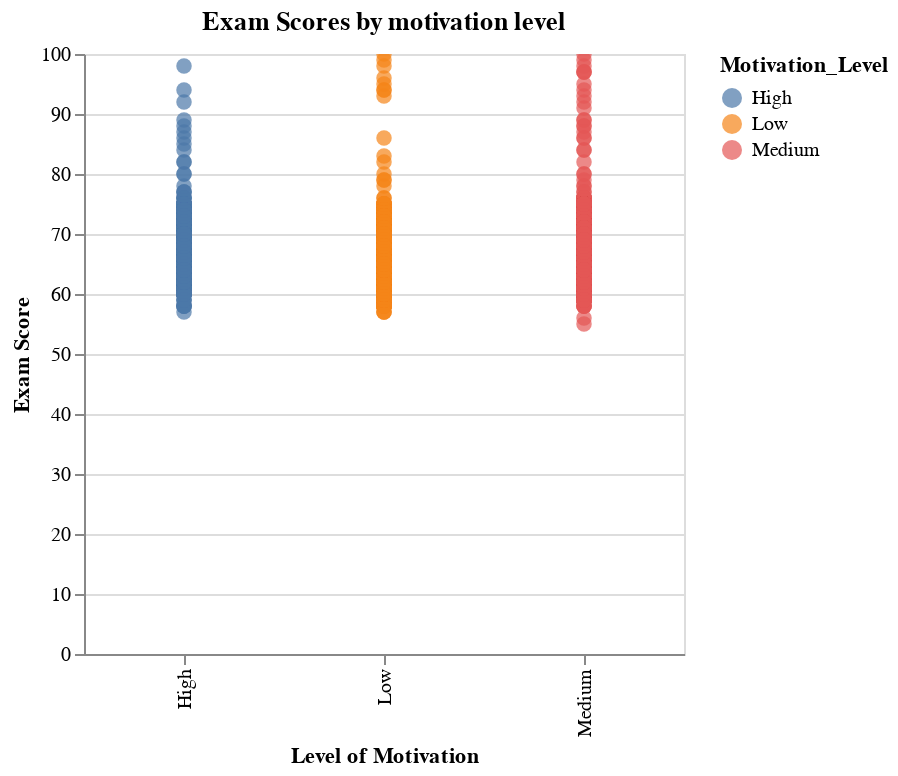

Notebook code for this chart:
### Code cell
#Relationship between motivation level and Exam Score
alt.Chart(study_exam).mark_circle(size=60).encode(
    x=alt.X("Motivation_Level:N", title="Level of Motivation"),
    y=alt.Y("Exam_Score:Q", title="Exam Score"),
    color="Motivation_Level:N",
#Jittering can be simulated with a transform or by using a boxplot + points
).properties(
    title="Exam Scores by motivation level",
    width=300
).interactive()

### Figure 1 — Vega specification as saved in the notebook (floating-point values rounded to 4 significant figures; data arrays with more than 128 entries replaced by an {"elided": "..."} marker saying what was removed)
{"$schema": "https://vega.github.io/schema/vega/v5.json", "data": [{"name": "param_9_store"}, {"name": "source_0", "values": {"elided": "6607 records"}}, {"name": "source_0_x_domain_Motivation_Level", "values": [{"Motivation_Level": "Low"}, {"Motivation_Level": "Medium"}, {"Motivation_Level": "High"}]}, {"name": "source_0_y_domain_Exam_Score", "values": [{"min": 55, "max": 100}]}, {"name": "source_0_color_domain_Motivation_Level", "values": [{"Motivation_Level": "Low"}, {"Motivation_Level": "Medium"}, {"Motivation_Level": "High"}]}], "signals": [{"name": "unit", "value": {}, "on": [{"events": "pointermove", "update": "isTuple(group()) ? group() : unit"}]}, {"name": "param_9", "update": "vlSelectionResolve(\"param_9_store\", \"union\")"}, {"name": "param_9_Motivation_Level", "on": [{"events": [{"source": "view", "type": "dblclick"}], "update": "null"}, {"events": {"signal": "param_9_translate_delta"}, "update": "panLinear(param_9_translate_anchor.extent_x, -param_9_translate_delta.x / width)"}, {"events": {"signal": "param_9_zoom_delta"}, "update": "zoomLinear(domain(\"x\"), param_9_zoom_anchor.x, param_9_zoom_delta)"}]}, {"name": "param_9_Exam_Score", "on": [{"events": [{"source": "view", "type": "dblclick"}], "update": "null"}, {"events": {"signal": "param_9_translate_delta"}, "update": "panLinear(param_9_translate_anchor.extent_y, param_9_translate_delta.y / height)"}, {"events": {"signal": "param_9_zoom_delta"}, "update": "zoomLinear(domain(\"y\"), param_9_zoom_anchor.y, param_9_zoom_delta)"}]}, {"name": "param_9_tuple", "on": [{"events": [{"signal": "param_9_Motivation_Level || param_9_Exam_Score"}], "update": "param_9_Motivation_Level && param_9_Exam_Score ? {unit: \"\", fields: param_9_tuple_fields, values: [param_9_Motivation_Level,param_9_Exam_Score]} : null"}]}, {"name": "param_9_tuple_fields", "value": [{"field": "Motivation_Level", "channel": "x", "type": "E"}, {"field": "Exam_Score", "channel": "y", "type": "R"}]}, {"name": "param_9_translate_anchor", "value": {}, "on": [{"events": [{"source": "scope", "type": "pointerdown"}], "update": "{x: x(unit), y: y(unit), extent_x: domain(\"x\"), extent_y: domain(\"y\")}"}]}, {"name": "param_9_translate_delta", "value": {}, "on": [{"events": [{"source": "window", "between": [{"source": "scope", "type": "pointerdown"}, {"source": "window", "type": "pointerup"}], "type": "pointermove", "consume": true}], "update": "{x: param_9_translate_anchor.x - x(unit), y: param_9_translate_anchor.y - y(unit)}"}]}, {"name": "param_9_zoom_anchor", "on": [{"events": [{"source": "scope", "consume": true, "type": "wheel"}], "update": "{x: invert(\"x\", x(unit)), y: invert(\"y\", y(unit))}"}]}, {"name": "param_9_zoom_delta", "on": [{"events": [{"source": "scope", "type": "wheel", "consume": true}], "update": "pow(1.001, event.deltaY * pow(16, event.deltaMode))", "force": true}]}, {"name": "param_9_modify", "on": [{"events": {"signal": "param_9_tuple"}, "update": "modify(\"param_9_store\", param_9_tuple, true)"}]}], "marks": [{"type": "symbol", "name": "marks", "from": {"data": "source_0"}, "encode": {"update": {"x": {"field": "Motivation_Level", "scale": "x"}, "y": {"field": "Exam_Score", "scale": "y"}, "shape": {"value": "circle"}, "fill": {"field": "Motivation_Level", "scale": "color"}, "opacity": {"value": 0.7}, "size": {"value": 60}}}, "clip": true, "interactive": true, "style": ["circle"]}], "scales": [{"name": "x", "type": "point", "domain": {"data": "source_0_x_domain_Motivation_Level", "field": "Motivation_Level", "sort": true}, "range": [0, {"signal": "width"}], "padding": 0.5}, {"name": "y", "type": "linear", "domain": [{"signal": "(data(\"source_0_y_domain_Exam_Score\")[0] || {}).min"}, {"signal": "(data(\"source_0_y_domain_Exam_Score\")[0] || {}).max"}], "range": [{"signal": "height"}, 0], "zero": true, "domainRaw": {"signal": "param_9[\"Exam_Score\"]"}, "nice": true}, {"name": "color", "type": "ordinal", "domain": {"data": "source_0_color_domain_Motivation_Level", "field": "Motivation_Level", "sort": true}, "range": "category"}], "axes": [{"scale": "y", "labels": false, "zindex": 0, "grid": true, "tickCount": {"signal": "ceil(height/40)"}, "gridScale": "x", "domain": false, "maxExtent": 0, "minExtent": 0, "orient": "left", "aria": false, "ticks": false}, {"scale": "x", "zindex": 0, "labelAngle": 270, "labelBaseline": "middle", "title": "Level of Motivation", "labelAlign": "right", "orient": "bottom", "grid": false}, {"scale": "y", "labelOverlap": true, "grid": false, "tickCount": {"signal": "ceil(height/40)"}, "zindex": 0, "title": "Exam Score", "orient": "left"}], "title": {"text": "Exam Scores by motivation level", "frame": "group"}, "width": 300, "background": "white", "style": "cell", "height": 300, "padding": 5, "legends": [{"fill": "color", "symbolType": "circle", "title": "Motivation_Level", "encode": {"symbols": {"update": {"opacity": {"value": 0.7}}}}}]}
